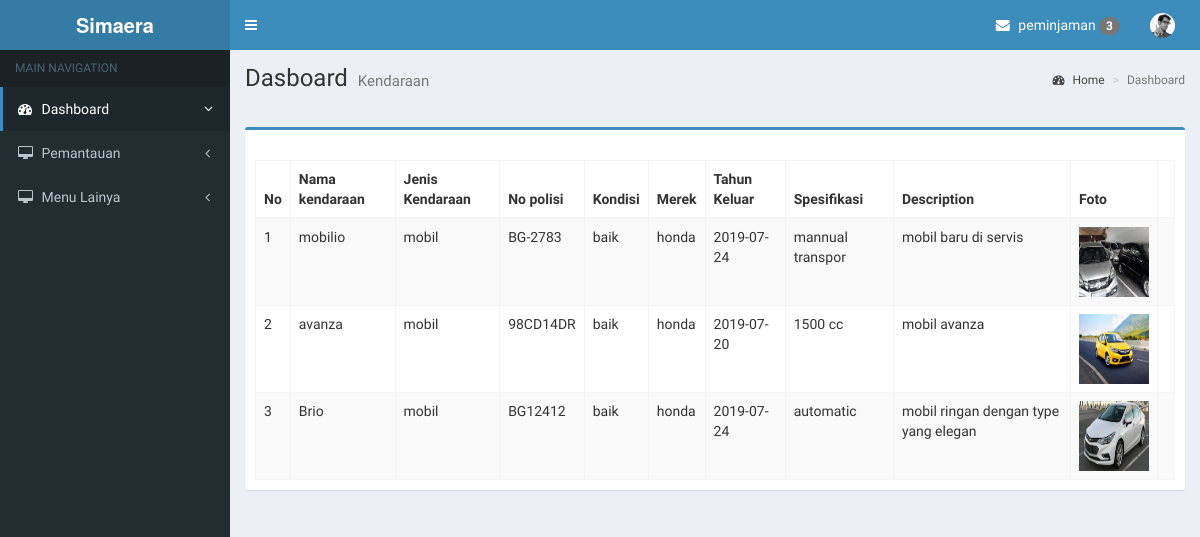
Screenshot of /index.php/pemimpin/kendaraan (signed in) with the database file from the repository.
### tables this page shows
CREATE TABLE `kendaraan` (
  `id_kendaraan` int(11) NOT NULL,
  `nama_kendaraan` varchar(25) NOT NULL,
  `id_type_kendaraan` int(2) NOT NULL,
  `no_polisi` varchar(11) NOT NULL,
  `id_kondisi` int(11) NOT NULL,
  `merek` varchar(20) NOT NULL,
  `spesifikasi` varchar(50) NOT NULL,
  `description` text NOT NULL,
  `foto` varchar(50) NOT NULL,
  `tahun_keluaran` date NOT NULL,
  `status` int(1) DEFAULT NULL
);

CREATE TABLE `type_kendaraan` (
  `id_type` int(11) NOT NULL,
  `type_kendaraan` varchar(11) NOT NULL
);

CREATE TABLE `kondisi_kendaraan` (
  `id_kondisi` int(6) NOT NULL,
  `kondisi` varchar(25) NOT NULL
);

### application/controllers/pemimpin/Kendaraan.php (called while the page is built, shortened)
<?php
class Kendaraan extends CI_Controller {
    public function __construct(){
        $this->load->model('Kendaraan_model', 'kendaraan');
        $this->load->model('Admin_model', 'admin');
        $this->load->helper('url');
    }
    public function index() {
        $isi['content']     = 'pemimpin/pemantauan/kendaraan/content';
        $isi['judul']       = 'Dasboard';
        $isi['sub_judul']   = 'Kendaraan';
        $isi['data']        = $this->kendaraan->showlist()->result();
        $this->load->view('pemimpin/index',$isi);
    }
}

### index.php (called while the page is built, shortened)
<?php
require_once BASEPATH.'core/CodeIgniter.php';

### application/models/Kendaraan_model.php (called while the page is built, shortened)
<?php
class Kendaraan_model extends CI_Model{
	public function showlist() {
		$this->db->select('*')->from('kendaraan');
        $this->db->join('type_kendaraan', 'type_kendaraan.id_type=kendaraan.id_type_kendaraan');
        $this->db->join('kondisi_kendaraan', 'kondisi_kendaraan.id_kondisi=kendaraan.id_kondisi');
		return $this->db->get();
	}
}

### application/views/pemimpin/pemantauan/kendaraan/content.php (the view)
<div class="box box-primary">
  <div class="box-header">
    </div>
      <div class="box-body">
        <table id="example1" class="table table-bordered table-striped">
          <thead>
            <tr>
              <th>No</th>
              <th>Nama kendaraan</th>
              <th>Jenis Kendaraan</th>
              <th>No polisi </th>
              <th>Kondisi</th>
              <th>Merek</th>
              <th>Tahun Keluar</th>
              <th>Spesifikasi </th>
              <th>Description</th>
              <th>Foto</th>
            </tr>
          </thead>
          <tbody>
          <?php
          $no = 1;
          foreach ($data as $row) {
        ?>
        <tr>
              <td><?php echo $no; ?></td>
              <td><?php echo $row->nama_kendaraan;?></td>
              <td><?php echo $row->type_kendaraan;?></td>
              <td><?php echo $row->no_polisi;?></td>
              <td><?php echo $row->kondisi;?></td>
              <td><?php echo $row->merek;?></td>
              <td><?php echo $row->tahun_keluaran;?></td>
              <td><?php echo $row->spesifikasi;?></td>
              <td><?php echo $row->description;?></td>
              <td>
                  <img src="<?php echo base_url()."assets/upload_foto_image/".$row->foto;?>" alt="" width='70px' height="70px"></td>
              <td>
      </tr>
      <?php
  $no++;
  }
  ?>
</table>
</div>

### rows the page displays
kendaraan: nama_kendaraan "mobilio", id_type_kendaraan.type_kendaraan "mobil", no_polisi "BG-2783", id_kondisi.kondisi "baik", merek "honda", tahun_keluaran "2019-07-24", spesifikasi "mannual transpor", description "mobil baru di servis", foto (picture)
kendaraan: nama_kendaraan "avanza", id_type_kendaraan.type_kendaraan "mobil", no_polisi "98CD14DR", id_kondisi.kondisi "baik", merek "honda", tahun_keluaran "2019-07-20", spesifikasi "1500 cc", description "mobil avanza", foto (picture)
kendaraan: nama_kendaraan "Brio", id_type_kendaraan.type_kendaraan "mobil", no_polisi "BG12412", id_kondisi.kondisi "baik", merek "honda", tahun_keluaran "2019-07-24", spesifikasi "automatic", description "mobil ringan dengan type yang elegan", foto (picture)

### other values shown
$this->admin->bridge_info() "3"
$judul "Dasboard"
$sub_judul "Kendaraan"
